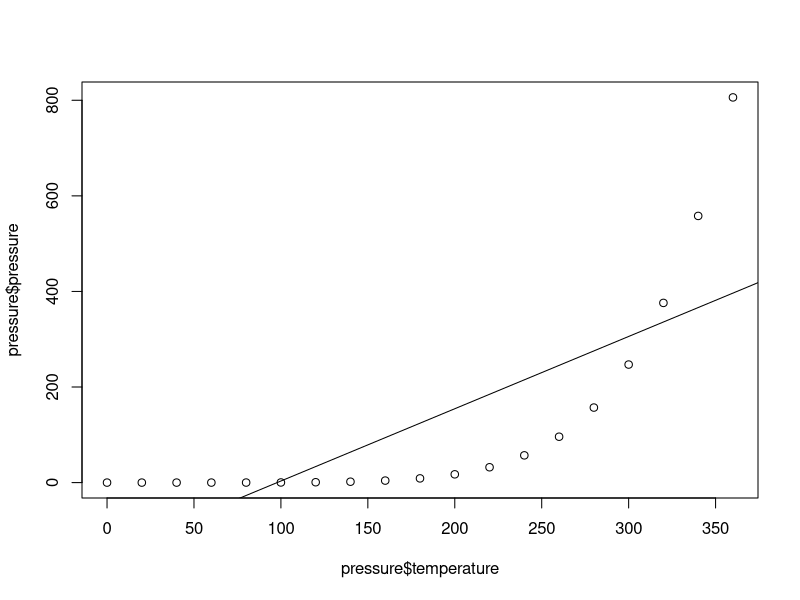
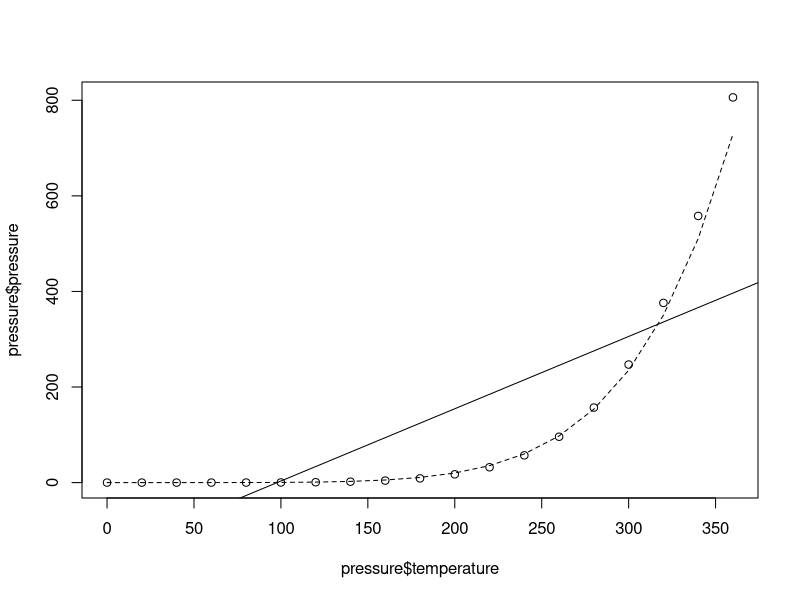
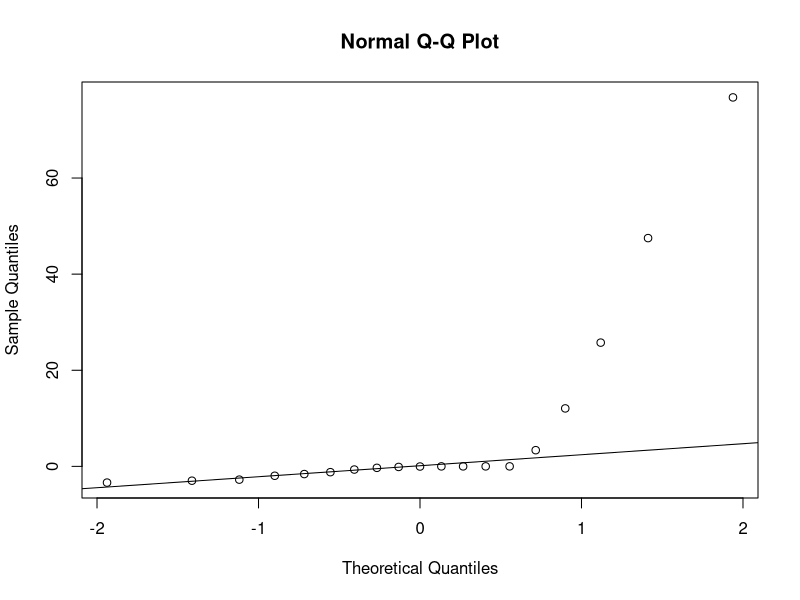
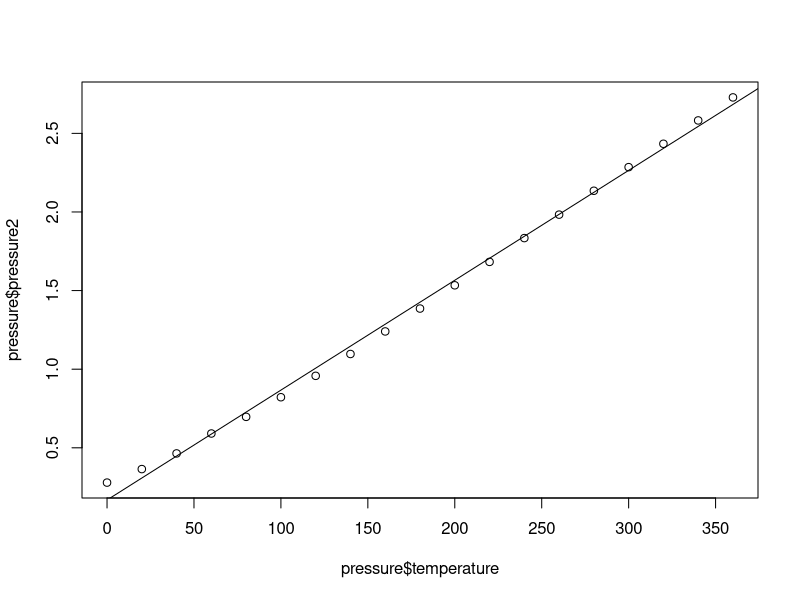
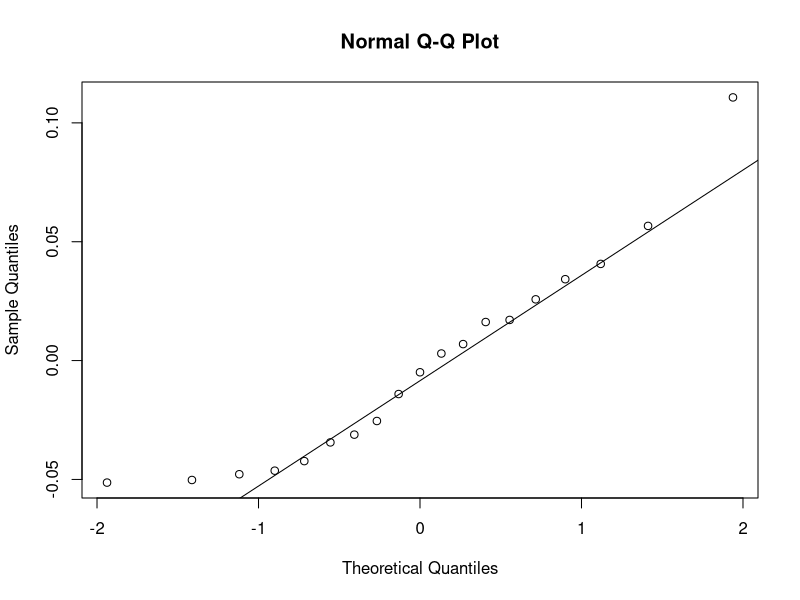
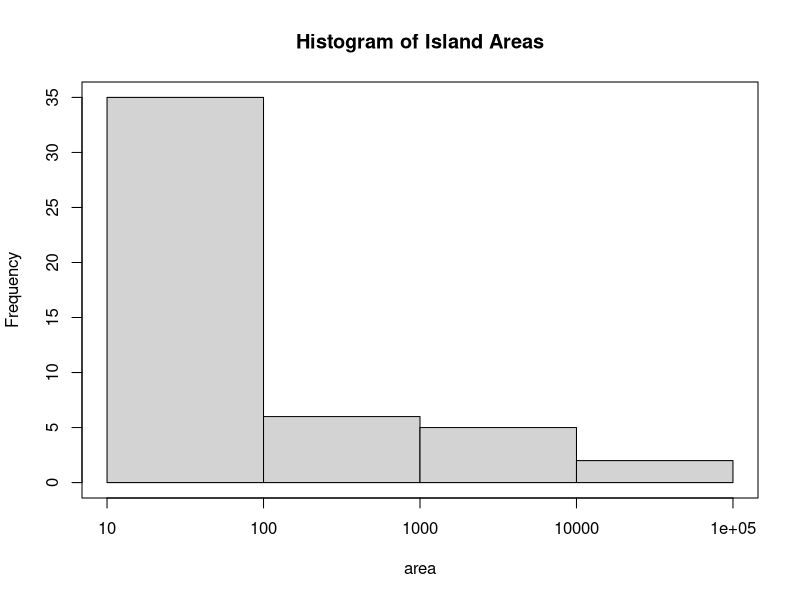
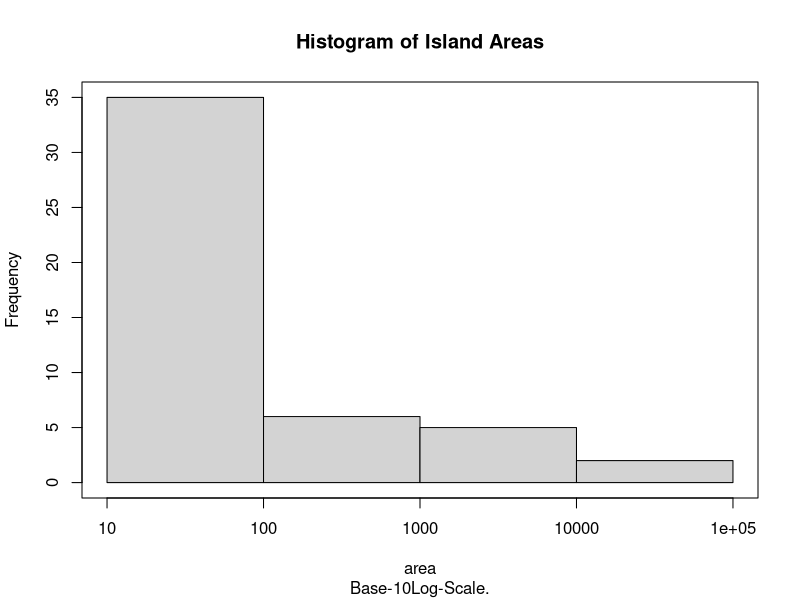
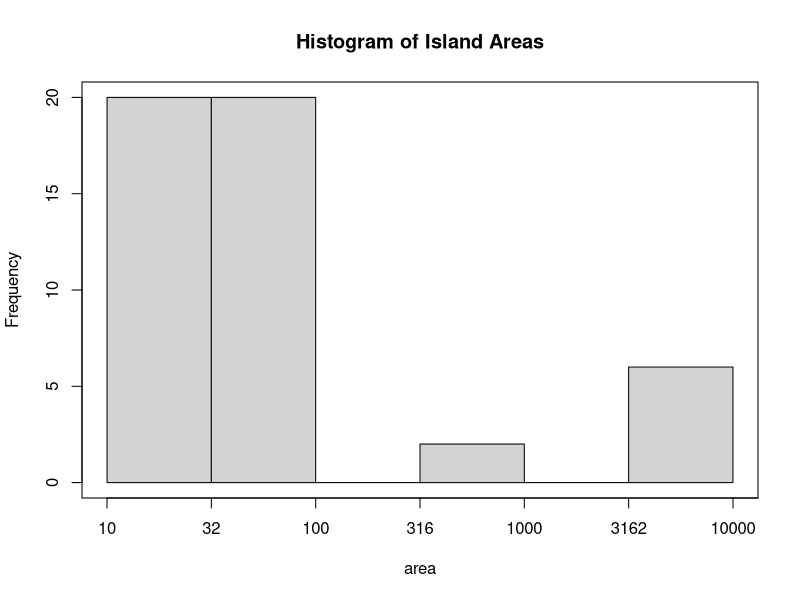

These figures' R source, in order:
## ---- chunk 1
plot(pressure$pressure~pressure$temperature)
abline(lm(pressure$pressure~pressure$temperature),lty=1)
cor(pressure)
## ---- chunk 2
plot(pressure$pressure~pressure$temperature)
abline(lm(pressure$pressure~pressure$temperature),lty=1)
lines(pressure$temperature,(0.168+0.007*pressure$temperature)^(20/3),lty=2)
residuals<-with(pressure,pressure-(0.168+0.007*temperature)^(20/3))
qqnorm(residuals)
qqline(residuals)
## ---- chunk 3
pressure$pressure2=pressure$pressure^(3/20)
plot(pressure$pressure2~pressure$temperature)
abline(lm(pressure$pressure2~pressure$temperature),lty=1)
fit<-lm(pressure$pressure2~pressure$temperature)
summary(fit)
## ---- chunk 4
residuals2<-with(pressure,pressure2-(0.168+0.007*temperature))
qqnorm(residuals2)
qqline(residuals2)
## ---- chunk 5
#draw a histogram of log(islands,10) using the "Scott" rule without axes
hist(log(islands,10),breaks="Scott",axes=FALSE,xlab="area",main="Histogram of Island Areas")
#draw x coordinate according to the range of log(islands,10)
axis(1,at=1:5,labels=10^(1:5))
#draw y coordinate
axis(2)
#draw a box around a plot
box()
## ---- chunk 6
hist(log(islands,10),breaks="Scott",axes=FALSE,xlab="area",main="Histogram of Island Areas",sub="Base-10Log-Scale.")
axis(1,at=1:5,labels=10^(1:5))
axis(2)
box()
## ---- chunk 7
hist(round(log(islands,10)),breaks="Sturges",axes=FALSE,xlab="area",main="Histogram of Island Areas")
axis(1,at=0.5*(1:8)+0.5,labels=round(10^(0.5*(1:8)+0.5)))
axis(2)
box()
## ---- chunk 8
plot(pressure$pressure~pressure$temperature)
curve((0.168+0.007*x)^(20/3),from=0,to=400,add=TRUE)
## ---- chunk 9
pressure$pressure2=pressure$pressure^(3/20)
plot(pressure$pressure2~pressure$temperature)
abline(a=0.168,b=0.007,lty=1)
## ---- chunk 10
plot(pressure$pressure2~pressure$temperature,main="Power Transformation")
abline(a=0.168,b=0.007,lty=1)
## ---- chunk 11
pdf(file='graph1.pdf')
par(mfrow=c(1,2))
plot(pressure$pressure~pressure$temperature)
curve((0.168+0.007*x)^(20/3),from=0,to=400,add=TRUE)
plot(pressure$pressure2~pressure$temperature,main="Power Transformation")
abline(a=0.168,b=0.007,lty=1)
dev.off()
pdf(file='graph2.pdf')
par(mfrow=c(2,1))
plot(pressure$pressure~pressure$temperature)
curve((0.168+0.007*x)^(20/3),from=0,to=400,add=TRUE)
plot(pressure$pressure2~pressure$temperature,main="Power Transformation")
abline(a=0.168,b=0.007,lty=1)
dev.off()
